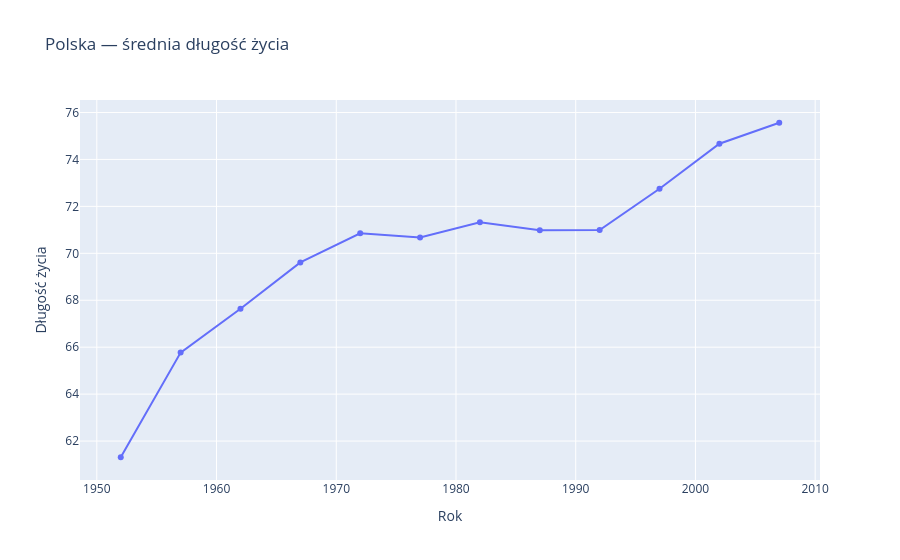

The cell this chart's notebook holds for it:
### Markdown cell above
## 2.1 Wykres liniowy — długość życia w Polsce w czasie

### Code cell
pl = df[df['country'] == 'Poland']

fig = px.line(pl, x='year', y='lifeExp',
              title="Polska — średnia długość życia",
              labels={'year': 'Rok', 'lifeExp': 'Długość życia'},
              markers=True)
fig.show()

### Figure 1 — Plotly figure (JSON) as saved in the notebook; plotly's stock layout.template omitted (floating-point values rounded to 4 significant figures)
{"data": [{"hovertemplate": "Rok=%{x}<br>Długość życia=%{y}<extra></extra>", "legendgroup": "", "line": {"color": "#636efa", "dash": "solid"}, "marker": {"symbol": "circle"}, "mode": "lines+markers", "name": "", "orientation": "v", "showlegend": false, "type": "scatter", "x": [1952, 1957, 1962, 1967, 1972, 1977, 1982, 1987, 1992, 1997, 2002, 2007], "xaxis": "x", "y": [61.31, 65.77, 67.64, 69.61, 70.85, 70.67, 71.32, 70.98, 70.99, 72.75, 74.67, 75.56], "yaxis": "y"}], "layout": {"legend": {"tracegroupgap": 0}, "title": {"text": "Polska — średnia długość życia"}, "xaxis": {"anchor": "y", "domain": [0, 1], "title": {"text": "Rok"}}, "yaxis": {"anchor": "x", "domain": [0, 1], "title": {"text": "Długość życia"}}}}
